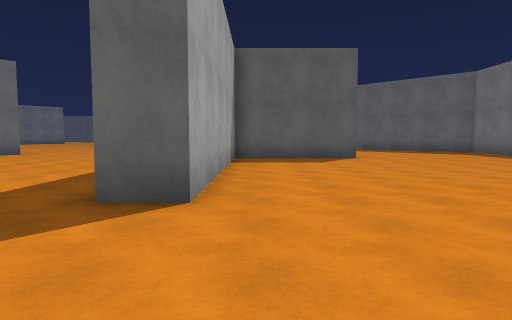
[1] (above)

24 first-person views from a walk through a Unity game level. The camera is 1.4 m above the floor, tilts 4° down and sees 75° across. The floor is counted in squares, 2 m on a side. Each view is taken from the middle of a square. On the plan, view 1 faces up. The plan holds only what a view shows up to about 10 squares ahead; the rest is blank. The place goes on beyond the plan. Surface patterns are stand-ins for the level's own textures.

[2]
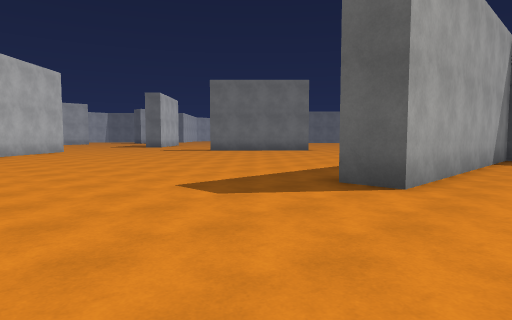

[3]
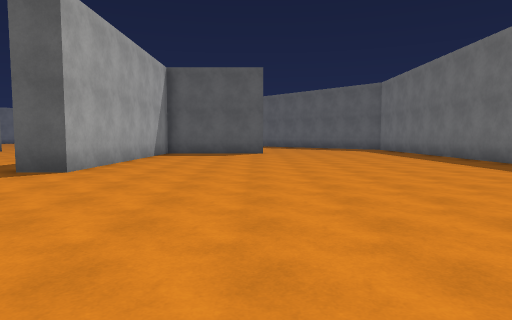

[4]
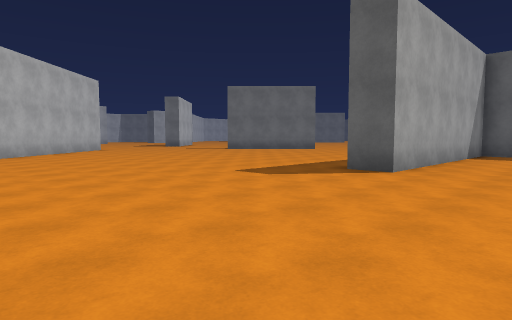

[5]
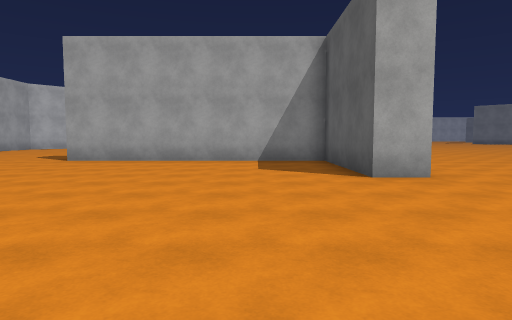

[6]
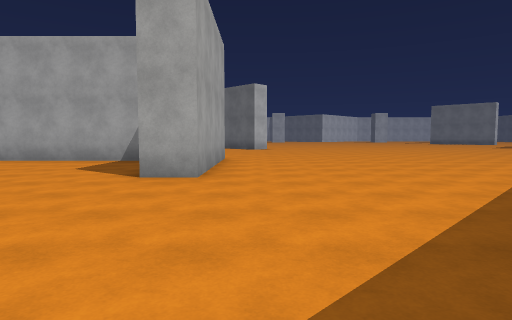

[7]
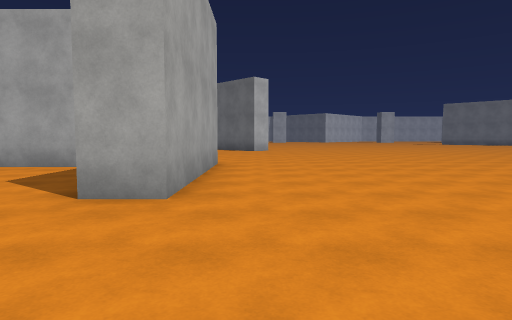

[8]
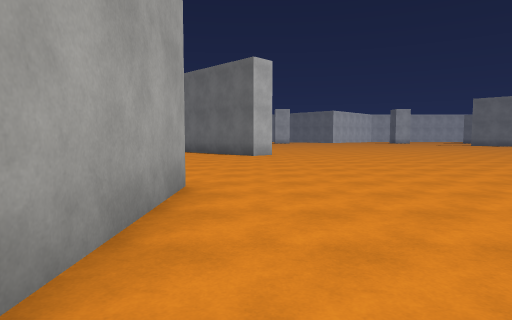

[9]
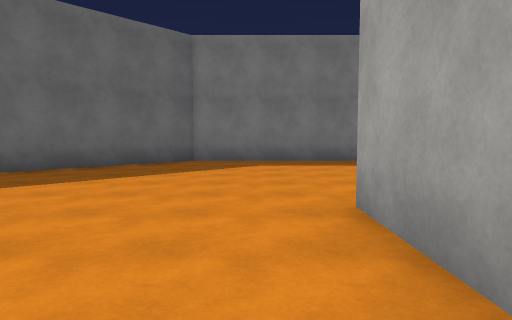

[10]
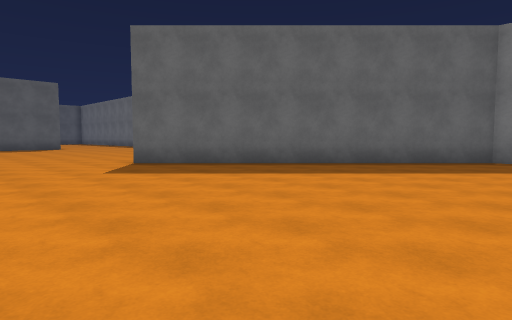

[11]
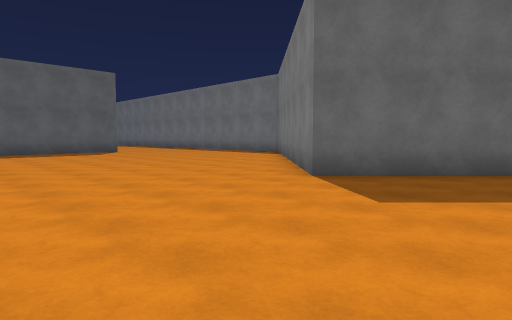

[12]
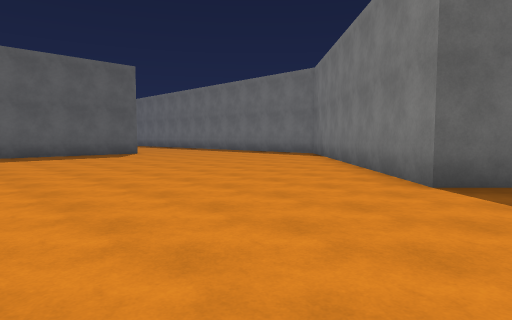

[13]
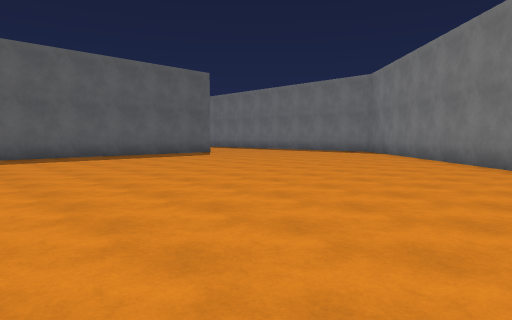

[14]
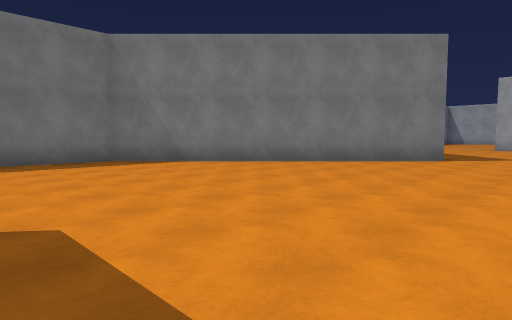

[15]
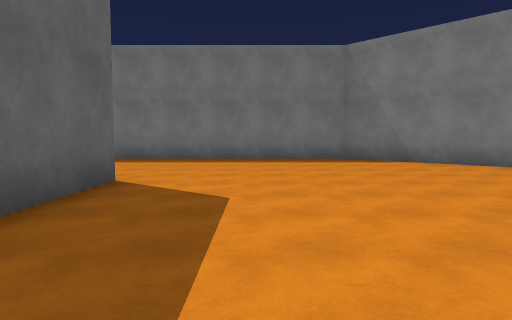

[16]
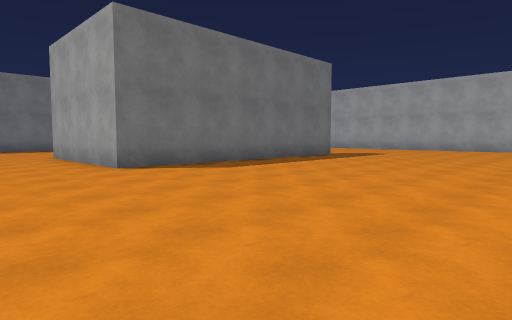

[17]
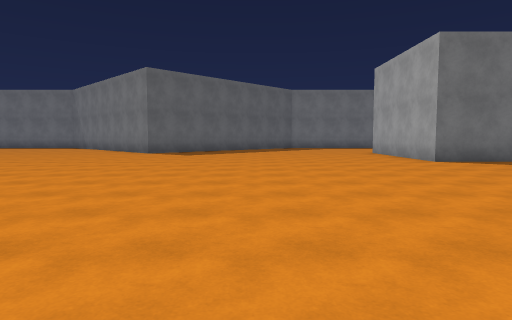

[18]
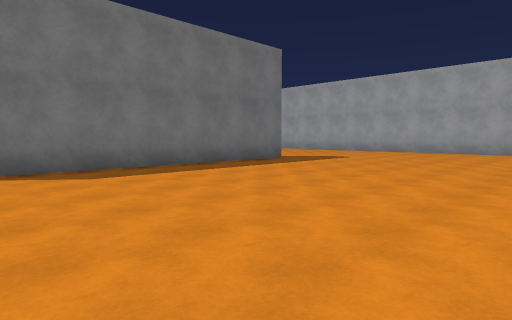

[19]
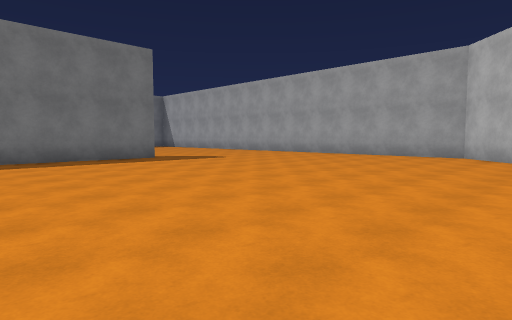

[20]
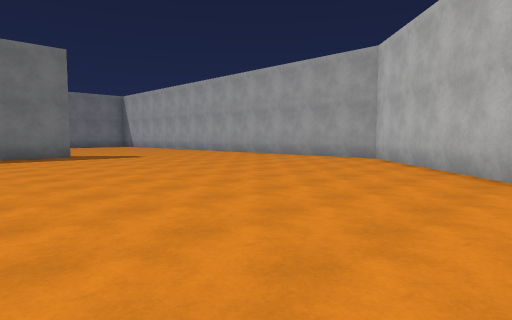

[21]
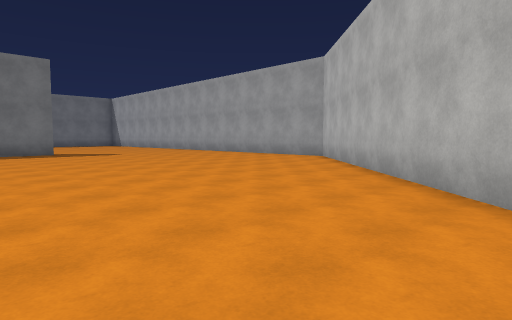

[22]
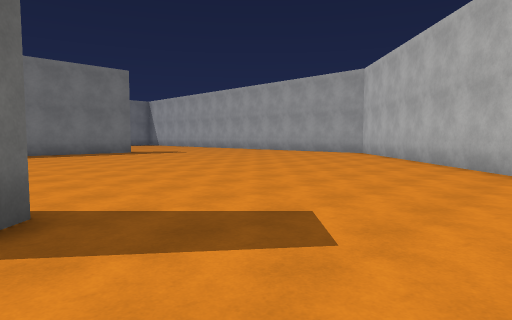

[23]
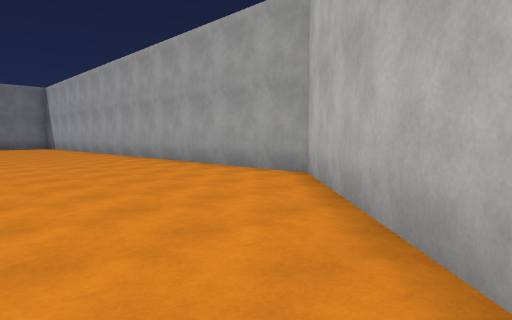

[24]
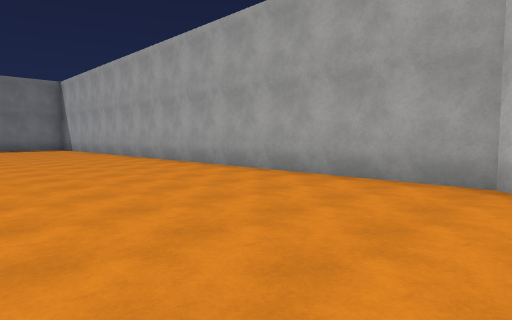

### Floor plan
Points are (right, up) in squares from view 1. A wall is a line through its corners. A room is listed if a view was taken in it or the views show most of it. See-through windows are left out.
Room 1 (views 1, 2, 3, 4, 5, 6, 7, 8, 9, 10, 11, 12, 13, 14, 15, 16, 17, 18, 19, 20, 21, 22, 23, 24)
walls: (-1.7, 5) (-1.7, 12) (3.3, 12) (3.3, 11) (-0.7, 11) (-0.7, 3.5) (-1.8, 3.5); (-12.6, 9.3) (-12.9, 9.7); (9.6, 10) (9.6, 14.8) (2.9, 21.5) (9.6, 28.2) (9.6, 30.7); (9.6, 5.6) (9.6, 7); (-15.6, 3.1) (-9.2, -3.3) (-1, -3.3)

Positions as (right, up) in squares from view 1, and headings:
1: (0, 0), facing up
2: (1, -1), facing up-left
3: (3, -3), facing up
4: (2, -3), facing up-left
5: (9, 9), facing left
6: (9, 13), facing left
7: (7, 13), facing left
8: (3, 13), facing left
9: (0, 13), facing right
10: (-1, 13), facing up-right
11: (-2, 18), facing up-right
12: (-2, 20), facing up-right
13: (-5, 21), facing up-right
14: (0, 32), facing down-right
15: (-1, 31), facing right
16: (-9, 15), facing down-right
17: (-11, 17), facing right
18: (-9, 12), facing down-right
19: (-12, 9), facing down-right
20: (-14, 7), facing down-right
21: (-16, 7), facing down-right
22: (-16, 10), facing down-right
23: (-13, 2), facing down-right
24: (-10, 2), facing down-right
